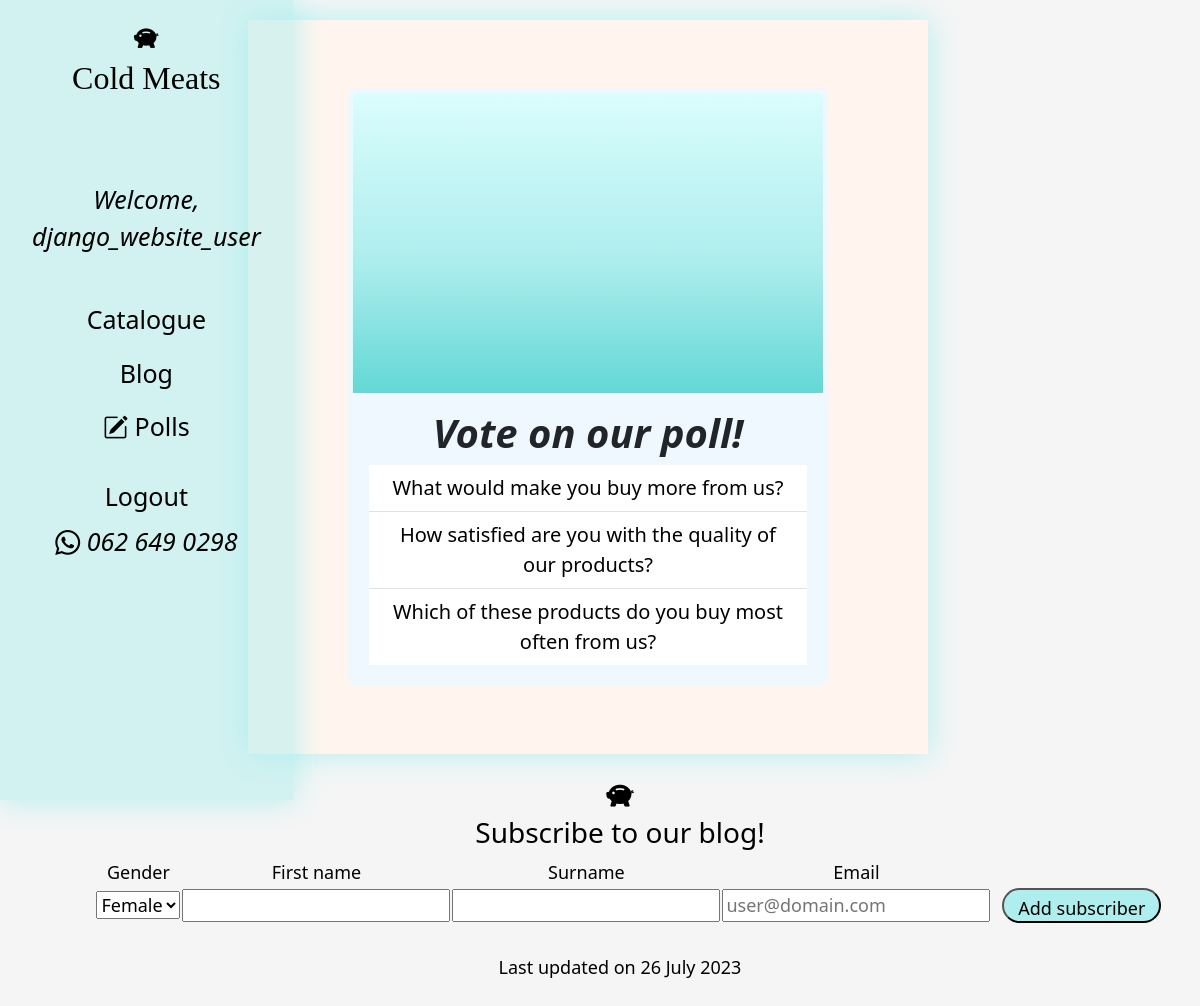
The page /polls/ (signed in) on the database its author committed.
### polls/models.py (models this page shows, shortened)
class Question(models.Model):
    question_text = models.CharField(max_length=200)
    pub_date = models.DateTimeField('date published')

### polls/views.py (the view)
# urls.py: path('', views.index, name='index'),
@login_required(login_url='user_auth:login')
def index(request):
    latest_question_list = Question.objects.order_by('-pub_date')[:5]
    context = {'latest_question_list': latest_question_list}
    return render(request, "polls/poll.html", context)

### polls/templates/polls/poll.html (shortened to what this page needs)
{% extends "cold meats.html" %}
{% load static %}
	{% block content %}
	<section>
		<div class="container-fluid text-center">
			<div class="row my-5 align-items-center justify-content-center">
				<div class = "col d-flex justify-content-center">
					<div class="card" style="width: 30rem; background-color: AliceBlue;">
						<img src= "{% static 'assets/card_img.png' %}" alt="Poll" class="card-img-top">
						<div class="card-body" id="no-underline">
							<h1 class="card-title"><i>Vote on our poll!</i></h1>
							{% if latest_question_list %}
								<ul class="list-group list-group-flush">
									{% for question in latest_question_list %}
									<li class="list-group-item card_li" >
										<a href = "{% url 'polls:detail' question.id %}" style="text-decoration: none; color: black;">
											{{ question.question_text }}
										</a>
									</li>
									{% endfor %}
								</ul>
							{% else %}
								<p>No polls are available.</p>
							{% endif %}
						</div>
					</div>
				</div>
			</div>
		</div>
	</section>
	{% endblock %}

### catalogue/templates/cold meats.html (shortened to what this page needs)
{% load static %}
<!DOCTYPE html>
<html lang = "en">
<head>
	<link href="https://cdn.jsdelivr.net/npm/bootstrap@5.3.0-alpha3/dist/css/bootstrap.min.css" rel="stylesheet"
>
	<link rel="stylesheet" href="https://cdn.jsdelivr.net/npm/bootstrap-icons@1.10.5/font/bootstrap-icons.css">
	<link href="{% static 'CSS/StyleSheet_cold_meats.css' %}" rel = "stylesheet" type = "text/css">
</head>
	<body style="background-color: #F5F5F5; box-shadow: 0 0 5px #FFF5EE;">
		<div class="container">
			<div class = "row">
				<div class = "col-md-4">
					<nav class="nav flex-column"
						style="font-size: 25px;
						background-color: #AFEEEE80;
						border:#AFEEEE;
						padding: 20px;
						box-shadow: 0 0 30px #AFEEEE; ">
						<div class="container-fluid">
							<b class=" bi bi-piggy-bank-fill">
								<a class="navbar-brand" aria-current="page" id="cold_meats" href="{% url 'catalogue:index' %}">
									<h2>Cold Meats</h2>
								</a>
							</b>
							<br><br>
							<i>
								<span class="navbar-text " style="color: black;">
									Welcome, <br> {{ request.user }}
								</span>
							</i>
							<br><br>
							<a class="nav-link" href="{% url 'catalogue:index' %}">Catalogue</a>
							<a class="nav-link" href="{% url 'blog:blog home' %}">Blog</a>
							<a class="nav-link" href="{% url 'polls:index' %}">
								<p class="bi bi-pencil-square"> Polls</p>
							</a>
							<a class="nav-link" href="{% url 'user_auth:logout' %}">Logout</a>
							<i class="bi bi-whatsapp"> 062 649 0298</i>
						</div>
					</nav>
				</div>
		<div class = "row">
			<div class = "col-md-8 mx-auto">
				{% block content %}{% endblock %}
			</div>
		</div>
			<footer>
				<i class=" bi bi-piggy-bank-fill" style="font-size:28px;"></i>
				<h3>Subscribe to our blog!</h3>
				<form class = "formedit" style = "justify-content: center; display: flex;">
					<table>
					<tr>
						<td>Gender</td>
						<td>First name</td>
						<td>Surname</td>
						<td>Email</td>
					</tr>
					<tr>
						<td><select>
							<option value = "female"> Female</option>
						</select></td>
						<td><input type = "text" name = "First name"/></td>
						<td><input type = "text" name = "Surname"/></td>
						<td><input type = "text" name = "Email" placeholder= "user@domain.com"/></td>
						<td><input type="submit" value ="Add subscriber" id="Add_subscriber"/></td>
					</tr>
					</table>
					<br>
				</form>
					<br>
				<p class = "formedit">Last updated on 26 July 2023</p>
			</footer>
		</div>
	</body>
</html>

### catalogue/static/CSS/StyleSheet_cold_meats.css (style rules this page uses)
h1 { font-weight: bold; text-align: center; }
h2 { text-align: center; }
.container { position: relative; width: 100%; justify-content: center; align-items: center; }
.formedit { font-size: 18px; }
input { display: inline; }
#cold_meats { font-family: jumble, "eras bold ITC"; color: black; font-weight: bold; text-align: center; }
.nav { font-size: 25px; border:#AFEEEE; background-color: #AFEEEE80; padding: 20px; box-shadow: 0 0 30px #AFEEEE; }
.nav.flex-column a { color: black; }
.nav.flex-column { position: fixed; top: 0; left: 0; height: 100vh; overflow-y: auto; }
body { color: black; font-size: 20px; background-color: #FFF5EE; text-align: justify; text-align: center; }
.card { border: 5px solid AliceBlue; background-color: AliceBlue; transition: border-color 0.3s ease, box-shadow 0.3s; position: static; width: 30rem; }
.card-img-top { height: 300px; object-fit: cover; }
section { color: black; box-shadow: 0 0 30px #AFEEEE; padding: 20px; margin: 20px; position: static; background-color: #FFF5EE; padding-left: 20px; }
footer { margin: 20px; }
.card_li { text-decoration: none; color: black; }
#Add_subscriber { background-color: #AFEEEE; display: grid; justify-content: center; align-items: end; height: 35px; width: 105%; text-align: center; margin-left: 10px; border-radius: 20px; padding: 5px; }

### rows shown on the page
Question: question_text "What would make you buy more from us?"
Question: question_text "How satisfied are you with the quality of our products?"
Question: question_text "Which of these products do you buy most often from us?"

### other values the page prints
{{ request.user }} "django_website_user"
